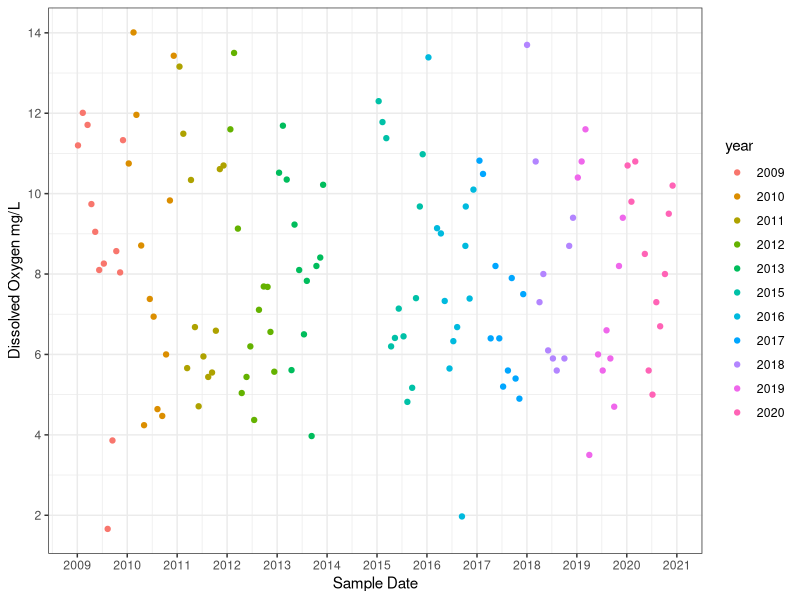

Source code (R):
## ---- chunk 1
library(tidyverse)
library(lubridate)
library(here)
library(scales)

getwd()
## ---- chunk 2
#read in all data
Ellerbe_wq <- read.csv(here('Data/Raw/Ellerbe_water_quality_data.csv'), 
                    stringsAsFactors = TRUE)
Sandy_wq<- read.csv(here('Data/Raw/Sandy_water_quality_data.csv'), 
                    stringsAsFactors = TRUE)
## ---- chunk 3
#Data Wrangling
Ellerbe_wq$Dissolved_oxygen_mg.L <-
  as.numeric(as.character(Ellerbe_wq$Dissolved_oxygen_mg.L))

Sandy_wq$Dissolved_oxygen_mg.L <-
  as.numeric(as.character(Sandy_wq$Dissolved_oxygen_mg.L))

Ellerbe_wq$Sample_date<-as.Date(Ellerbe_wq$Sample_date,format="%m/%d/%Y")
Sandy_wq$Sample_date<-as.Date(Sandy_wq$Sample_date,format="%m/%d/%Y")

#add a year column
Ellerbe_wq$year <- format(Ellerbe_wq$Sample_date, "%Y")
Sandy_wq$year <- format(Sandy_wq$Sample_date, "%Y")
## ---- chunk 4
#Plot Dissolved Oxygen in Ellerbe over the years
ggplot(Ellerbe_wq, aes(x=Sample_date,
                       y=Dissolved_oxygen_mg.L, color=year))+
  geom_point()+
   labs(x = "Sample Date",
y = "Dissolved Oxygen mg/L")+
   scale_y_continuous(breaks = c(2.0, 4.0, 6.0, 8.0, 10.0, 12.0, 14.0))+
   scale_x_date( breaks = date_breaks("1 year"),
                 labels = date_format("%Y"))+ 
  theme_bw()
